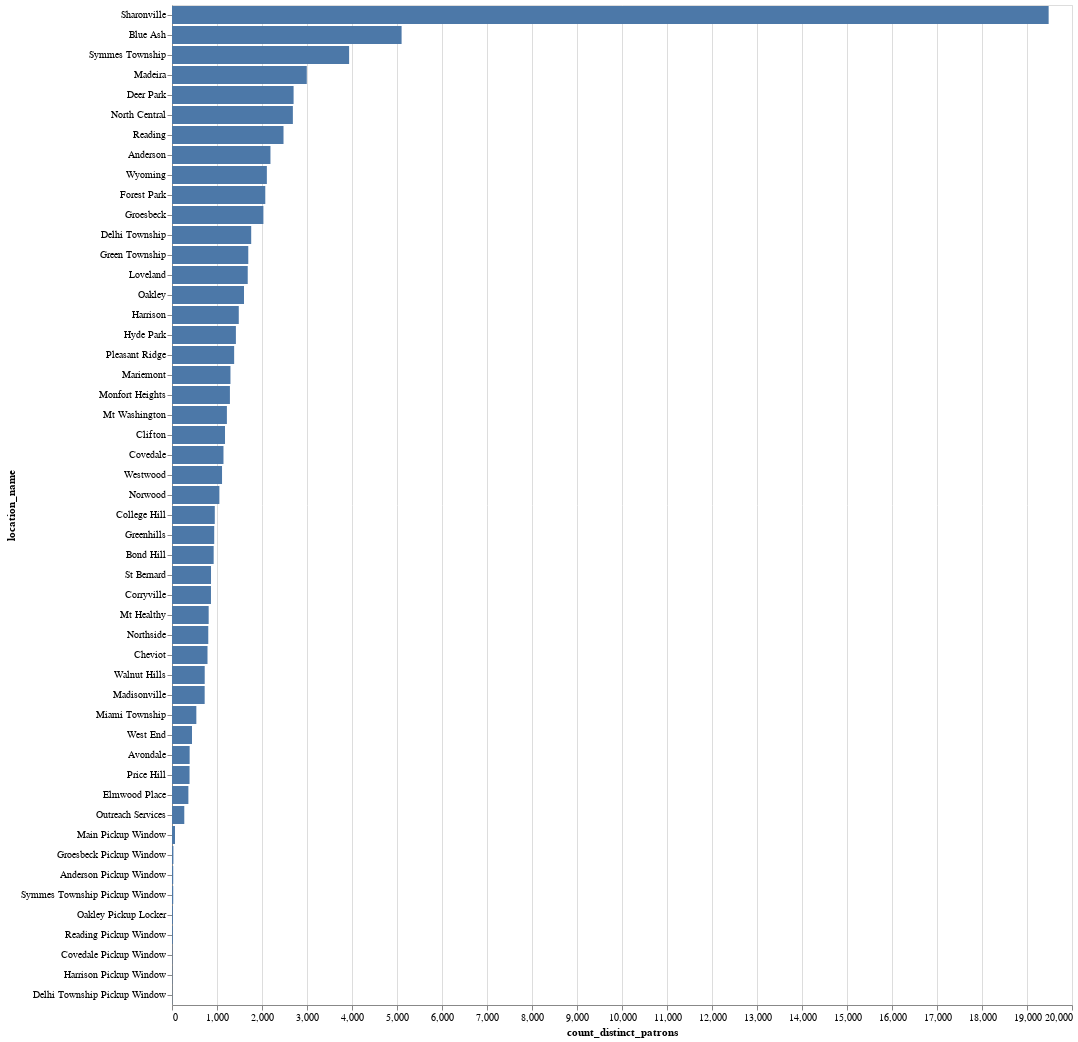

Source (notebook cell):
### Code cell
import pandas as pd
import altair as alt

df = pd.DataFrame(
    data=data, 
    columns=columns
)

alt.Chart(df).mark_bar().encode(
    x=alt.X('count_distinct_patrons'),
    y=alt.Y('location_name', sort='-x'),
    tooltip=('location_name', 'count_distinct_patrons')
).properties(
    title='',
    width=900
)

### Figure 1 — Vega-Lite specification as saved in the notebook (floating-point values rounded to 4 significant figures)
{"config": {"view": {"continuousWidth": 300, "continuousHeight": 300}}, "data": {"name": "data-c9d69e944fada0ebc5f4bb545081fd2b"}, "mark": {"type": "bar"}, "encoding": {"tooltip": [{"field": "location_name", "type": "nominal"}, {"field": "count_distinct_patrons", "type": "quantitative"}], "x": {"field": "count_distinct_patrons", "type": "quantitative"}, "y": {"field": "location_name", "sort": "-x", "type": "nominal"}}, "title": "", "width": 900, "$schema": "https://vega.github.io/schema/vega-lite/v5.8.0.json", "datasets": {"data-c9d69e944fada0ebc5f4bb545081fd2b": [{"location_name": "Sharonville", "count_distinct_patrons": 19481}, {"location_name": "Blue Ash", "count_distinct_patrons": 5102}, {"location_name": "Symmes Township", "count_distinct_patrons": 3936}, {"location_name": "Madeira", "count_distinct_patrons": 2995}, {"location_name": "Deer Park", "count_distinct_patrons": 2702}, {"location_name": "North Central", "count_distinct_patrons": 2686}, {"location_name": "Reading", "count_distinct_patrons": 2478}, {"location_name": "Anderson", "count_distinct_patrons": 2188}, {"location_name": "Wyoming", "count_distinct_patrons": 2108}, {"location_name": "Forest Park", "count_distinct_patrons": 2073}, {"location_name": "Groesbeck", "count_distinct_patrons": 2031}, {"location_name": "Delhi Township", "count_distinct_patrons": 1760}, {"location_name": "Green Township", "count_distinct_patrons": 1695}, {"location_name": "Loveland", "count_distinct_patrons": 1683}, {"location_name": "Oakley", "count_distinct_patrons": 1600}, {"location_name": "Harrison", "count_distinct_patrons": 1484}, {"location_name": "Hyde Park", "count_distinct_patrons": 1420}, {"location_name": "Pleasant Ridge", "count_distinct_patrons": 1381}, {"location_name": "Mariemont", "count_distinct_patrons": 1299}, {"location_name": "Monfort Heights", "count_distinct_patrons": 1287}, {"location_name": "Mt Washington", "count_distinct_patrons": 1220}, {"location_name": "Clifton", "count_distinct_patrons": 1178}, {"location_name": "Covedale", "count_distinct_patrons": 1144}, {"location_name": "Westwood", "count_distinct_patrons": 1112}, {"location_name": "Norwood", "count_distinct_patrons": 1053}, {"location_name": "College Hill", "count_distinct_patrons": 951}, {"location_name": "Greenhills", "count_distinct_patrons": 938}, {"location_name": "Bond Hill", "count_distinct_patrons": 926}, {"location_name": "St Bernard", "count_distinct_patrons": 867}, {"location_name": "Corryville", "count_distinct_patrons": 866}, {"location_name": "Mt Healthy", "count_distinct_patrons": 815}, {"location_name": "Northside", "count_distinct_patrons": 806}, {"location_name": "Cheviot", "count_distinct_patrons": 789}, {"location_name": "Walnut Hills", "count_distinct_patrons": 727}, {"location_name": "Madisonville", "count_distinct_patrons": 726}, {"location_name": "Miami Township", "count_distinct_patrons": 541}, {"location_name": "West End", "count_distinct_patrons": 445}, {"location_name": "Avondale", "count_distinct_patrons": 392}, {"location_name": "Price Hill", "count_distinct_patrons": 390}, {"location_name": "Elmwood Place", "count_distinct_patrons": 364}, {"location_name": "Outreach Services", "count_distinct_patrons": 273}, {"location_name": "Main Pickup Window", "count_distinct_patrons": 67}, {"location_name": "Groesbeck Pickup Window", "count_distinct_patrons": 31}, {"location_name": "Anderson Pickup Window", "count_distinct_patrons": 27}, {"location_name": "Symmes Township Pickup Window", "count_distinct_patrons": 27}, {"location_name": "Oakley Pickup Locker", "count_distinct_patrons": 20}, {"location_name": "Reading Pickup Window", "count_distinct_patrons": 18}, {"location_name": "Covedale Pickup Window", "count_distinct_patrons": 7}, {"location_name": "Harrison Pickup Window", "count_distinct_patrons": 6}, {"location_name": "Delhi Township Pickup Window", "count_distinct_patrons": 4}]}}
